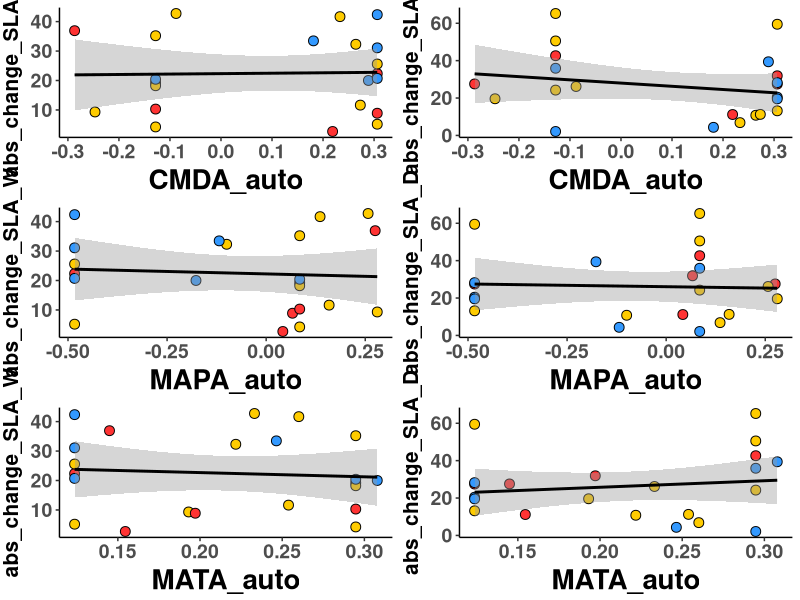
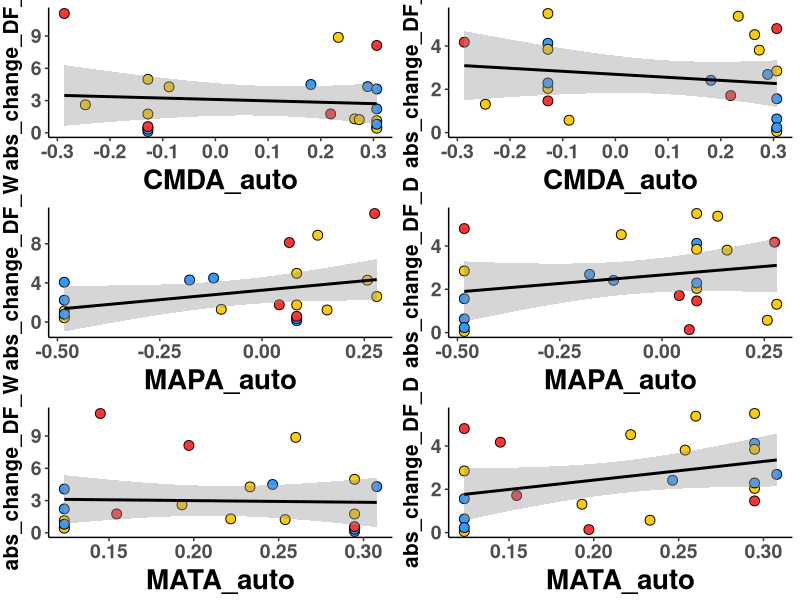

The R source for these figures, in order:
##########################################################################################################
## Graph autocorrelation metric per traits
##
## Author Daniel Anstett
## 
##
## Last Modified Feb 17, 2022
##########################################################################################################

# Clear environment
rm(list = ls())

#Import libraries
library(tidyverse)
library(cowplot)

##########################################################################################################
#Import files

z1 <- read.csv("Data/z_multiple_time.csv", header=T)  #Basic Lat/Long plus headers

#SLA
#CMDA
SLA1<-ggplot(z1, aes(x=CMDA_auto, y=abs_change_SLA_W)) +
  geom_point(aes(fill=Region),size=3, shape=21,color="black")+
  scale_fill_manual(values= c("North"="#3399FF", "Centre"="#FFCC00", "South"="#FF3333")) +
  geom_smooth(method='lm', formula= y~x, color = "black")+
  theme_classic() + theme(axis.text.x = element_text(size=14, face="bold", angle=0,hjust=0.5),
    axis.text.y = element_text(size=14,face="bold"),
    axis.title.x = element_text(color="black", size=20, vjust = 0.5, face="bold"),
    axis.title.y = element_text(color="black", size=15,vjust = 2, face="bold",hjust=0.5))+
  theme(legend.title=element_blank())+
  theme(legend.text = element_text(size=15),legend.position = "none")

SLA2<-ggplot(z1, aes(x=CMDA_auto, y=abs_change_SLA_D)) +
  geom_point(aes(fill=Region),size=3, shape=21,color="black")+
  scale_fill_manual(values= c("North"="#3399FF", "Centre"="#FFCC00", "South"="#FF3333")) +
  geom_smooth(method='lm', formula= y~x, color = "black")+
  theme_classic() + theme(axis.text.x = element_text(size=14, face="bold", angle=0,hjust=0.5),
                          axis.text.y = element_text(size=14,face="bold"),
                          axis.title.x = element_text(color="black", size=20, vjust = 0.5, face="bold"),
                          axis.title.y = element_text(color="black", size=15,vjust = 2, face="bold",hjust=0.5))+
  theme(legend.title=element_blank())+
  theme(legend.text = element_text(size=15),legend.position = "none")

#MAPA
SLA3<-ggplot(z1, aes(x=MAPA_auto, y=abs_change_SLA_W)) +
  geom_point(aes(fill=Region),size=3, shape=21,color="black")+
  scale_fill_manual(values= c("North"="#3399FF", "Centre"="#FFCC00", "South"="#FF3333")) +
  geom_smooth(method='lm', formula= y~x, color = "black")+
  theme_classic() + theme(axis.text.x = element_text(size=14, face="bold", angle=0,hjust=0.5),
                          axis.text.y = element_text(size=14,face="bold"),
                          axis.title.x = element_text(color="black", size=20, vjust = 0.5, face="bold"),
                          axis.title.y = element_text(color="black", size=15,vjust = 2, face="bold",hjust=0.5))+
  theme(legend.title=element_blank())+
  theme(legend.text = element_text(size=15),legend.position = "none")

SLA4<-ggplot(z1, aes(x=MAPA_auto, y=abs_change_SLA_D)) +
  geom_point(aes(fill=Region),size=3, shape=21,color="black")+
  scale_fill_manual(values= c("North"="#3399FF", "Centre"="#FFCC00", "South"="#FF3333")) +
  geom_smooth(method='lm', formula= y~x, color = "black")+
  theme_classic() + theme(axis.text.x = element_text(size=14, face="bold", angle=0,hjust=0.5),
                          axis.text.y = element_text(size=14,face="bold"),
                          axis.title.x = element_text(color="black", size=20, vjust = 0.5, face="bold"),
                          axis.title.y = element_text(color="black", size=15,vjust = 2, face="bold",hjust=0.5))+
  theme(legend.title=element_blank())+
  theme(legend.text = element_text(size=15),legend.position = "none")

#MATA
SLA5<-ggplot(z1, aes(x=MATA_auto, y=abs_change_SLA_W)) +
  geom_point(aes(fill=Region),size=3, shape=21,color="black")+
  scale_fill_manual(values= c("North"="#3399FF", "Centre"="#FFCC00", "South"="#FF3333")) +
  geom_smooth(method='lm', formula= y~x, color = "black")+
  theme_classic() + theme(axis.text.x = element_text(size=14, face="bold", angle=0,hjust=0.5),
                          axis.text.y = element_text(size=14,face="bold"),
                          axis.title.x = element_text(color="black", size=20, vjust = 0.5, face="bold"),
                          axis.title.y = element_text(color="black", size=15,vjust = 2, face="bold",hjust=0.5))+
  theme(legend.title=element_blank())+
  theme(legend.text = element_text(size=15),legend.position = "none")

SLA6<-ggplot(z1, aes(x=MATA_auto, y=abs_change_SLA_D)) +
  geom_point(aes(fill=Region),size=3, shape=21,color="black")+
  scale_fill_manual(values= c("North"="#3399FF", "Centre"="#FFCC00", "South"="#FF3333")) +
  geom_smooth(method='lm', formula= y~x, color = "black")+
  theme_classic() + theme(axis.text.x = element_text(size=14, face="bold", angle=0,hjust=0.5),
                          axis.text.y = element_text(size=14,face="bold"),
                          axis.title.x = element_text(color="black", size=20, vjust = 0.5, face="bold"),
                          axis.title.y = element_text(color="black", size=15,vjust = 2, face="bold",hjust=0.5))+
  theme(legend.title=element_blank())+
  theme(legend.text = element_text(size=15),legend.position = "none")

plot_grid(SLA1,SLA2,SLA3,SLA4,SLA5,SLA6,ncol = 2) #export at 7.5 X 9 


#DF
#CMDA
DF1<-ggplot(z1, aes(x=CMDA_auto, y=abs_change_DF_W)) +
  geom_point(aes(fill=Region),size=3, shape=21,color="black")+
  scale_fill_manual(values= c("North"="#3399FF", "Centre"="#FFCC00", "South"="#FF3333")) +
  geom_smooth(method='lm', formula= y~x, color = "black")+
#  scale_y_continuous(name="change_DF_W", limits=c(0,12))+
  theme_classic() + theme(axis.text.x = element_text(size=14, face="bold", angle=0,hjust=0.5),
                          axis.text.y = element_text(size=14,face="bold"),
                          axis.title.x = element_text(color="black", size=20, vjust = 0.5, face="bold"),
                          axis.title.y = element_text(color="black", size=15,vjust = 2, face="bold",hjust=0.5))+
  theme(legend.title=element_blank())+
  theme(legend.text = element_text(size=15),legend.position = "none")

DF2<-ggplot(z1, aes(x=CMDA_auto, y=abs_change_DF_D)) +
  geom_point(aes(fill=Region),size=3, shape=21,color="black")+
  scale_fill_manual(values= c("North"="#3399FF", "Centre"="#FFCC00", "South"="#FF3333")) +
  geom_smooth(method='lm', formula= y~x, color = "black")+
# scale_y_continuous(name="change_DF_D", limits=c(0,12))+
  theme_classic() + theme(axis.text.x = element_text(size=14, face="bold", angle=0,hjust=0.5),
                          axis.text.y = element_text(size=14,face="bold"),
                          axis.title.x = element_text(color="black", size=20, vjust = 0.5, face="bold"),
                          axis.title.y = element_text(color="black", size=15,vjust = 2, face="bold",hjust=0.5))+
  theme(legend.title=element_blank())+
  theme(legend.text = element_text(size=15),legend.position = "none")

#MAPA
DF3<-ggplot(z1, aes(x=MAPA_auto, y=abs_change_DF_W)) +
  geom_point(aes(fill=Region),size=3, shape=21,color="black")+
  scale_fill_manual(values= c("North"="#3399FF", "Centre"="#FFCC00", "South"="#FF3333")) +
  geom_smooth(method='lm', formula= y~x, color = "black")+
#  scale_y_continuous(name="change_DF_W", limits=c(0,12))+
  theme_classic() + theme(axis.text.x = element_text(size=14, face="bold", angle=0,hjust=0.5),
                          axis.text.y = element_text(size=14,face="bold"),
                          axis.title.x = element_text(color="black", size=20, vjust = 0.5, face="bold"),
                          axis.title.y = element_text(color="black", size=15,vjust = 2, face="bold",hjust=0.5))+
  theme(legend.title=element_blank())+
  theme(legend.text = element_text(size=15),legend.position = "none")

DF4<-ggplot(z1, aes(x=MAPA_auto, y=abs_change_DF_D)) +
  geom_point(aes(fill=Region),size=3, shape=21,color="black")+
  scale_fill_manual(values= c("North"="#3399FF", "Centre"="#FFCC00", "South"="#FF3333")) +
  geom_smooth(method='lm', formula= y~x, color = "black")+
#  scale_y_continuous(name="change_DF_D", limits=c(0,12))+
  theme_classic() + theme(axis.text.x = element_text(size=14, face="bold", angle=0,hjust=0.5),
                          axis.text.y = element_text(size=14,face="bold"),
                          axis.title.x = element_text(color="black", size=20, vjust = 0.5, face="bold"),
                          axis.title.y = element_text(color="black", size=15,vjust = 2, face="bold",hjust=0.5))+
  theme(legend.title=element_blank())+
  theme(legend.text = element_text(size=15),legend.position = "none")

#MATA
DF5<-ggplot(z1, aes(x=MATA_auto, y=abs_change_DF_W)) +
  geom_point(aes(fill=Region),size=3, shape=21,color="black")+
  scale_fill_manual(values= c("North"="#3399FF", "Centre"="#FFCC00", "South"="#FF3333")) +
  geom_smooth(method='lm', formula= y~x, color = "black")+
#  scale_y_continuous(name="change_DF_W", limits=c(0,12))+
  theme_classic() + theme(axis.text.x = element_text(size=14, face="bold", angle=0,hjust=0.5),
                          axis.text.y = element_text(size=14,face="bold"),
                          axis.title.x = element_text(color="black", size=20, vjust = 0.5, face="bold"),
                          axis.title.y = element_text(color="black", size=15,vjust = 2, face="bold",hjust=0.5))+
  theme(legend.title=element_blank())+
  theme(legend.text = element_text(size=15),legend.position = "none")

DF6<-ggplot(z1, aes(x=MATA_auto, y=abs_change_DF_D)) +
  geom_point(aes(fill=Region),size=3, shape=21,color="black")+
  scale_fill_manual(values= c("North"="#3399FF", "Centre"="#FFCC00", "South"="#FF3333")) +
  geom_smooth(method='lm', formula= y~x, color = "black")+
 # scale_y_continuous(name="change_DF_D", limits=c(0,12))+
  theme_classic() + theme(axis.text.x = element_text(size=14, face="bold", angle=0,hjust=0.5),
                          axis.text.y = element_text(size=14,face="bold"),
                          axis.title.x = element_text(color="black", size=20, vjust = 0.5, face="bold"),
                          axis.title.y = element_text(color="black", size=15,vjust = 2, face="bold",hjust=0.5))+
  theme(legend.title=element_blank())+
  theme(legend.text = element_text(size=15),legend.position = "none")

plot_grid(DF1,DF2,DF3,DF4,DF5,DF6,ncol = 2) #export at 7.5 X 9 






